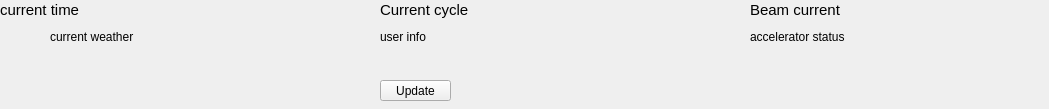
<?xml version="1.0" encoding="UTF-8"?>
<ui version="4.0">
 <class>Form</class>
 <widget class="QWidget" name="Form">
  <property name="geometry">
   <rect>
    <x>0</x>
    <y>0</y>
    <width>1049</width>
    <height>109</height>
   </rect>
  </property>
  <property name="windowTitle">
   <string>Form</string>
  </property>
  <widget class="QLabel" name="label_beam_current">
   <property name="geometry">
    <rect>
     <x>750</x>
     <y>0</y>
     <width>241</width>
     <height>20</height>
    </rect>
   </property>
   <property name="font">
    <font>
     <pointsize>11</pointsize>
     <weight>50</weight>
     <bold>false</bold>
    </font>
   </property>
   <property name="text">
    <string>Beam current</string>
   </property>
  </widget>
  <widget class="QLabel" name="label_accelerator_status">
   <property name="geometry">
    <rect>
     <x>750</x>
     <y>30</y>
     <width>291</width>
     <height>51</height>
    </rect>
   </property>
   <property name="font">
    <font>
     <pointsize>9</pointsize>
     <weight>50</weight>
     <bold>false</bold>
    </font>
   </property>
   <property name="text">
    <string>accelerator status</string>
   </property>
   <property name="alignment">
    <set>Qt::AlignLeading|Qt::AlignLeft|Qt::AlignTop</set>
   </property>
   <property name="wordWrap">
    <bool>true</bool>
   </property>
  </widget>
  <widget class="QLabel" name="label_current_time">
   <property name="geometry">
    <rect>
     <x>0</x>
     <y>0</y>
     <width>341</width>
     <height>20</height>
    </rect>
   </property>
   <property name="font">
    <font>
     <pointsize>11</pointsize>
     <weight>50</weight>
     <bold>false</bold>
    </font>
   </property>
   <property name="text">
    <string>current time</string>
   </property>
   <property name="alignment">
    <set>Qt::AlignLeading|Qt::AlignLeft|Qt::AlignVCenter</set>
   </property>
  </widget>
  <widget class="QLabel" name="label_current_weather">
   <property name="geometry">
    <rect>
     <x>50</x>
     <y>30</y>
     <width>311</width>
     <height>51</height>
    </rect>
   </property>
   <property name="font">
    <font>
     <pointsize>9</pointsize>
     <weight>50</weight>
     <bold>false</bold>
    </font>
   </property>
   <property name="text">
    <string>current weather</string>
   </property>
   <property name="alignment">
    <set>Qt::AlignLeading|Qt::AlignLeft|Qt::AlignTop</set>
   </property>
   <property name="wordWrap">
    <bool>true</bool>
   </property>
  </widget>
  <widget class="QLabel" name="label_accelerator_status_indicator">
   <property name="geometry">
    <rect>
     <x>700</x>
     <y>0</y>
     <width>41</width>
     <height>41</height>
    </rect>
   </property>
   <property name="text">
    <string/>
   </property>
  </widget>
  <widget class="QLabel" name="label_current_weather_icon">
   <property name="geometry">
    <rect>
     <x>0</x>
     <y>30</y>
     <width>50</width>
     <height>50</height>
    </rect>
   </property>
   <property name="text">
    <string/>
   </property>
  </widget>
  <widget class="QLabel" name="label_current_cycle">
   <property name="geometry">
    <rect>
     <x>380</x>
     <y>0</y>
     <width>241</width>
     <height>20</height>
    </rect>
   </property>
   <property name="font">
    <font>
     <pointsize>11</pointsize>
     <weight>50</weight>
     <bold>false</bold>
    </font>
   </property>
   <property name="text">
    <string>Current cycle</string>
   </property>
  </widget>
  <widget class="QLabel" name="label_user_info">
   <property name="geometry">
    <rect>
     <x>380</x>
     <y>30</y>
     <width>291</width>
     <height>31</height>
    </rect>
   </property>
   <property name="font">
    <font>
     <pointsize>9</pointsize>
     <weight>50</weight>
     <bold>false</bold>
    </font>
   </property>
   <property name="text">
    <string>user info</string>
   </property>
   <property name="alignment">
    <set>Qt::AlignLeading|Qt::AlignLeft|Qt::AlignTop</set>
   </property>
   <property name="wordWrap">
    <bool>true</bool>
   </property>
  </widget>
  <widget class="QPushButton" name="push_set_user_info">
   <property name="geometry">
    <rect>
     <x>380</x>
     <y>80</y>
     <width>71</width>
     <height>21</height>
    </rect>
   </property>
   <property name="text">
    <string>Update</string>
   </property>
  </widget>
 </widget>
 <resources/>
 <connections/>
</ui>
